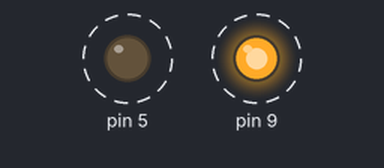
Bench run of a sketch on a simulated Arduino Uno, built with avr-gcc and run on an emulated ATmega328P. On the bench: output pins drawn as LEDs (lit = HIGH). Dashed ring = blinking.

Above: at 0.3 s.
Timing chart, 0 to 3.0 s (numbered marks = the images above):
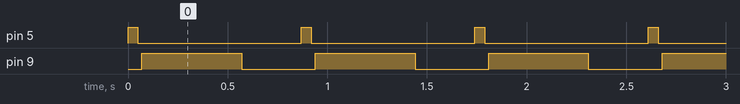

Measured:
- by itself, pin 5: alternates HIGH for 0.05 s and LOW for 0.82 s
- by itself, pin 9: alternates HIGH for 0.50 s and LOW for 0.37 s
- by itself, everything shown: repeats every 0.87 s, in 3 steps

The sketch:

wrong-turn.ino
```cpp
void setup() {
  // Initialize digital pin LED_BUILTIN as an output.
  pinMode(5, OUTPUT);
  pinMode(9, OUTPUT);
}
//First Red ledPin blinks fast to signify wrong turn. Second Yellow ledPin blinks normally to signify following directions.
// The loop function runs over and over again forever
void loop() {
  digitalWrite(5, HIGH);   // Turn the LED on (HIGH is the voltage level)
  delay(50);
  digitalWrite(5, LOW);    // Turn the LED off by making the voltage LOW
  delay(20);

  digitalWrite(9, HIGH);   // Turn the LED on (HIGH is the voltage level)
  delay(500);
  digitalWrite(9, LOW);    // Turn the LED off by making the voltage LOW
  delay(300);

}
```
